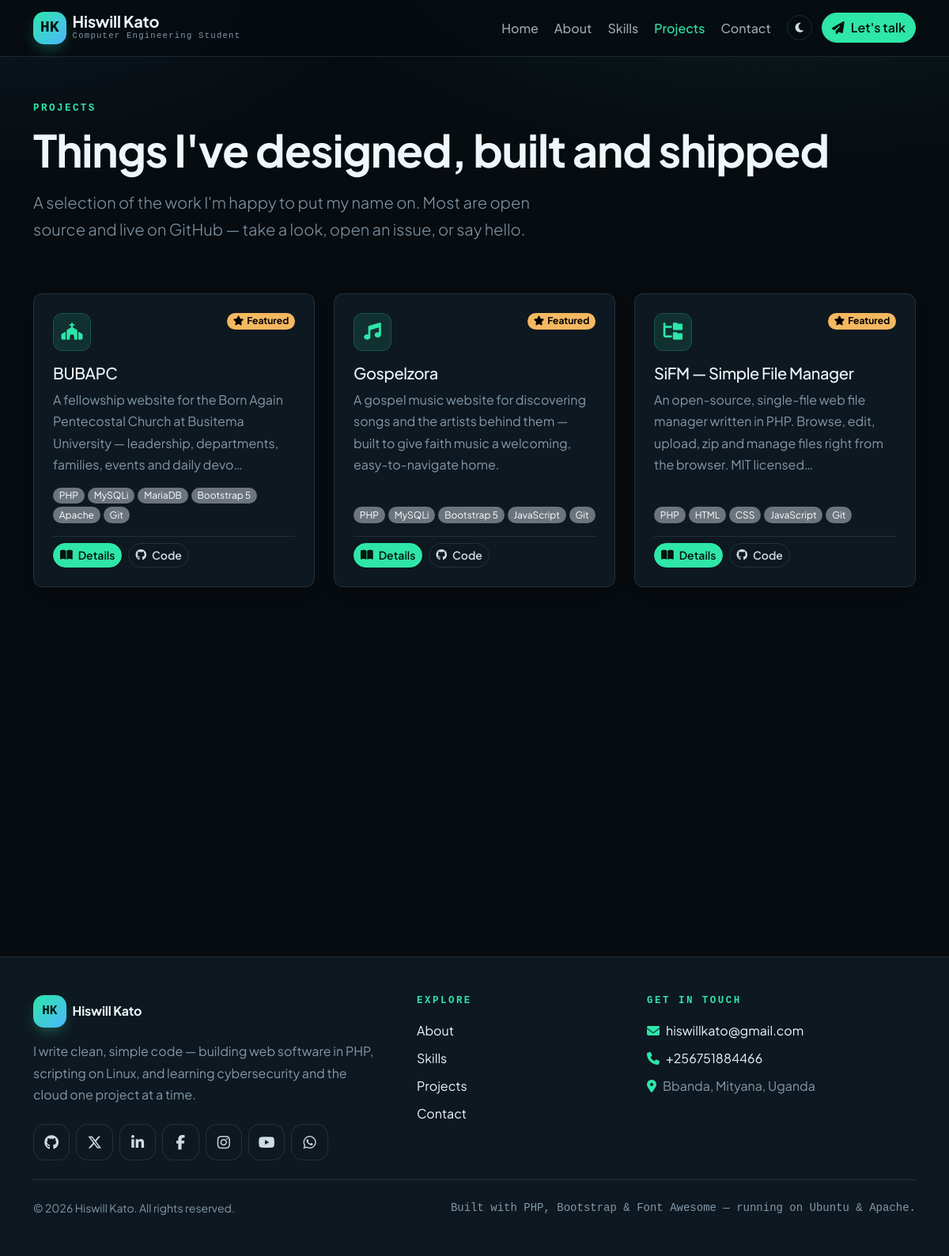
/projects.php, run on an earlier commit of the app's database.
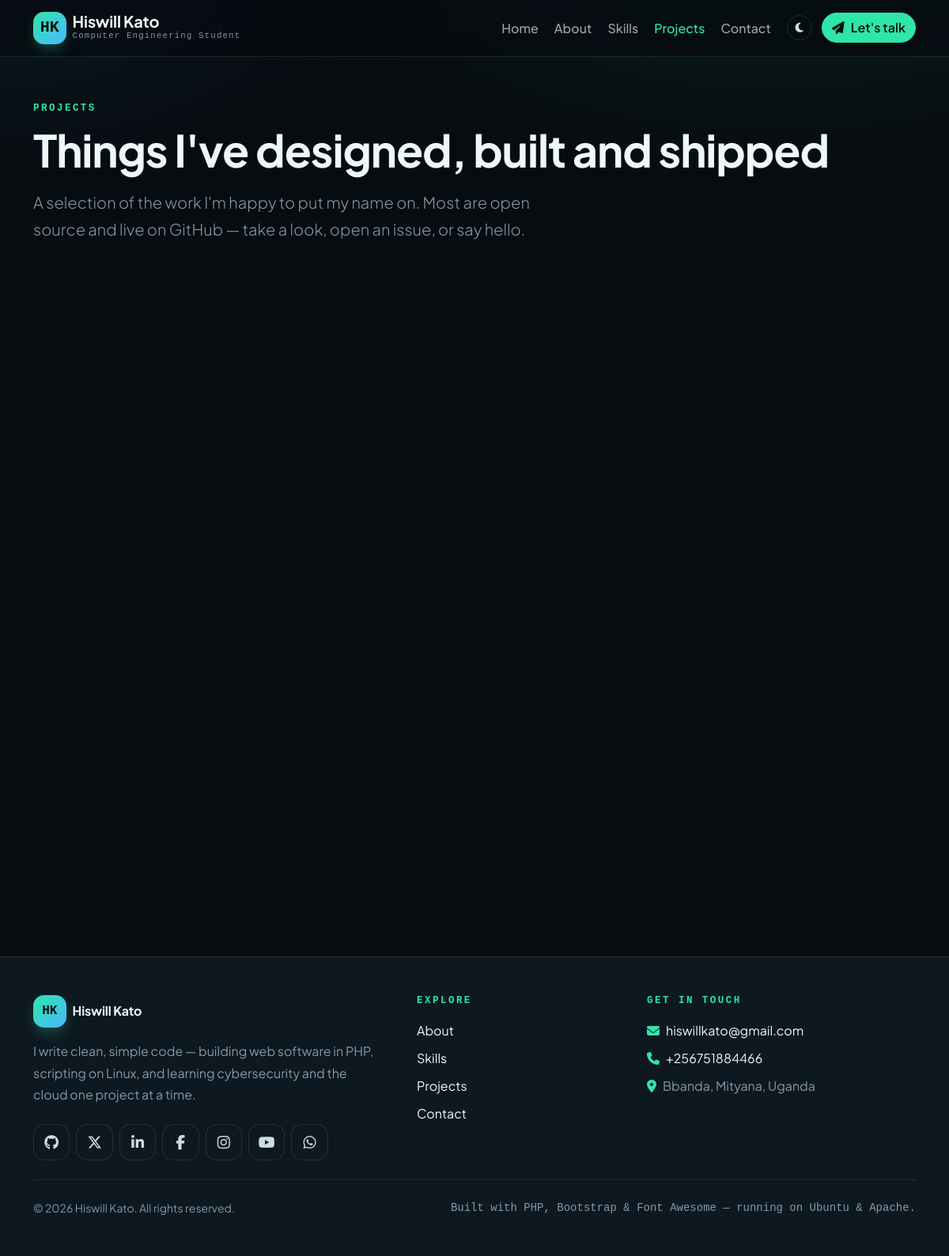
And on a later commit of the database.
### tables this page shows
CREATE TABLE projects (
  id       INT UNSIGNED NOT NULL AUTO_INCREMENT,
  title    VARCHAR(120) NOT NULL,
  slug     VARCHAR(140) NOT NULL,
  summary  VARCHAR(280) NOT NULL DEFAULT '',
  body     MEDIUMTEXT   NOT NULL,
  tech     VARCHAR(255) NOT NULL DEFAULT '',
  category VARCHAR(40)  NOT NULL DEFAULT 'web',
  repo     VARCHAR(255) NOT NULL DEFAULT '',
  live     VARCHAR(255) NOT NULL DEFAULT '',
  icon     VARCHAR(60)  NOT NULL DEFAULT 'fa-solid fa-code',
  featured TINYINT(1)   NOT NULL DEFAULT 0,
  status   ENUM('published','draft') NOT NULL DEFAULT 'published',
  sort     INT UNSIGNED NOT NULL DEFAULT 0,
  created  TIMESTAMP    NOT NULL DEFAULT CURRENT_TIMESTAMP,
  PRIMARY KEY (id),
  UNIQUE KEY projects_slug (slug)
);

CREATE TABLE socials (
  id     INT UNSIGNED NOT NULL AUTO_INCREMENT,
  name   VARCHAR(40)  NOT NULL,
  handle VARCHAR(80)  NOT NULL,
  url    VARCHAR(255) NOT NULL DEFAULT '',
  icon   VARCHAR(60)  NOT NULL DEFAULT '',
  color  VARCHAR(20)  NOT NULL DEFAULT '',
  sort   INT UNSIGNED NOT NULL DEFAULT 0,
  shown  TINYINT(1)   NOT NULL DEFAULT 1,
  PRIMARY KEY (id)
);

### app/data.php (called while the page is built, shortened)
<?php
function me(): array
{
    static $me = null;
    if ($me === null) {
        $me = one('SELECT * FROM profile ORDER BY id LIMIT 1') ?? [];
    }
    return $me;
}
function socials(): array
{
    return all('SELECT * FROM socials WHERE shown = 1 ORDER BY sort, id');
}
function projects(bool $everything = false): array
{
    $clause = $everything ? '' : "WHERE status = 'published'";
    return all("SELECT * FROM projects $clause ORDER BY featured DESC, sort, created DESC");
}

### app/db.php (called while the page is built, shortened)
<?php
function db(): mysqli
{
    static $conn = null;
    if ($conn === null) {
        try {
            $conn = new mysqli(DB_HOST, DB_USER, DB_PASS, DB_NAME);
            $conn->set_charset('utf8mb4');
        } catch (mysqli_sql_exception $problem) {
            http_response_code(503);
            $detail = SHOW_ERRORS ? '<p><code>' . htmlspecialchars($problem->getMessage()) . '</code></p>' : '';
            exit('<!doctype html><meta charset="utf-8"><title>Database unavailable</title>'
                . '<div style="font:16px/1.6 system-ui;max-width:36rem;margin:14vh auto;padding:0 1.5rem">'
                . '<h1 style="font-size:1.4rem">The database is not reachable.</h1>'
                . $detail
                . '<p>Check the <code>DB_*</code> values in <code>app/config.php</code> and that MariaDB is running.</p>'
                . '</div>');
        }
    }
    return $conn;
}
function query(string $sql, array $args = []): mysqli_stmt
{
    $statement = db()->prepare($sql);
    $statement->execute();
    return $statement;
}
function one(string $sql, array $args = []): ?array
{
    $row = query($sql, $args)->get_result()->fetch_assoc();
    return $row ?: null;
}
function all(string $sql, array $args = []): array
{
    return query($sql, $args)->get_result()->fetch_all(MYSQLI_ASSOC);
}

### projects.php (the view, shortened to what the changed rows need)
<?php
require __DIR__ . '/app/init.php';
$section     = 'projects';
$items       = projects();
require __DIR__ . '/app/parts/header.php';
?>
<section class="container py-5">
    <h1 class="display-4 mt-2 mb-3">Things I've designed, built and shipped</h1>
</section>
<section class="container pb-5">
    <?php if ($items === []): ?>
        <div class="tile p-5 text-center">
            <?= icon('fa-regular fa-folder-open fa-2x text-primary mb-3') ?>
            <p class="mb-0 text-body-secondary">No projects to show yet — check back soon.</p>
        </div>
    <?php else: ?>
        <div class="row g-4">
            <?php foreach ($items as $item): ?>
                <div class="col-md-6 col-lg-4 reveal">
                    <article class="card work">
                        <div class="card-body p-4 d-flex flex-column">
                            <div class="d-flex align-items-start justify-content-between mb-3">
                                <span class="work-icon"><?= icon($item['icon']) ?></span>
                                <?php if (!empty($item['featured'])): ?>
                                    <span class="badge rounded-pill text-bg-warning"><?= icon('fa-solid fa-star me-1') ?>Featured</span>
                                <?php endif; ?>
                            </div>
                            <h2 class="h5 mb-2"><?= e($item['title']) ?></h2>
                            <p class="text-body-secondary flex-grow-1"><?= e(cut($item['summary'], 140)) ?></p>
                            <div class="d-flex flex-wrap gap-1 mb-3">
                                <?php foreach (array_filter(array_map('trim', explode(',', $item['tech']))) as $tech): ?>
                                    <span class="badge rounded-pill text-bg-secondary fw-normal"><?= e($tech) ?></span>
                                <?php endforeach; ?>
                            </div>
                            <div class="d-flex flex-wrap gap-2 mt-auto pt-2 border-top" style="position: relative; z-index: 2;">
                                <a class="btn btn-primary btn-sm" href="<?= url('projects/' . $item['slug']) ?>">
                                    <?= icon('fa-solid fa-book-open') ?> Details
                                </a>
                                <?php if (!empty($item['repo'])): ?>
                                    <a class="btn btn-ghost btn-sm" href="<?= e($item['repo']) ?>" target="_blank" rel="noopener">
                                        <?= icon('fa-brands fa-github') ?> Code
                                    </a>
                                <?php endif; ?>
                            </div>
                        </div>
                    </article>
                </div>
            <?php endforeach; ?>
        </div>
    <?php endif; ?>
</section>
<?php require __DIR__ . '/app/parts/footer.php'; ?>

### app/parts/header.php (shortened to what the changed rows need)
<?php
$me     = me();
$active = $section ?? '';
$about = $me['tagline'] ?? ('The personal website of ' . OWNER);
$nav = [
    'home'     => ['Home', ''],
    'about'    => ['About', 'about'],
    'skills'   => ['Skills', 'skills'],
    'projects' => ['Projects', 'projects'],
    'contact'  => ['Contact', 'contact'],
];
?>
<!doctype html>
<html lang="en" data-theme="dark" data-bs-theme="dark">
<head>
<link rel="stylesheet" href="<?= asset('css/bootstrap.min.css') ?>">
<link rel="stylesheet" href="<?= asset('css/all.min.css') ?>">
<link rel="stylesheet" href="<?= asset('css/style.css') ?>">
<?php
$place = array_values(array_filter(array_map('trim', explode(',', (string) ($me['location'] ?? '')))));
$card = array_filter([
    '@context'      => 'https://schema.org',
    '@type'         => 'Person',
    'name'          => $me['name'] ?? OWNER,
    'alternateName' => ALIAS,
    'url'           => url(),
    'jobTitle'      => $me['title'] ?? '',
    'description'   => $about,
    'email'         => 'mailto:' . ($me['email'] ?? EMAIL),
    'alumniOf'      => ($me['campus'] ?? '') === '' ? null : ['@type' => 'CollegeOrUniversity', 'name' => $me['campus']],
    'address'       => $place === [] ? null : array_filter([
        '@type'           => 'PostalAddress',
        'addressLocality' => $place[0] ?? null,
        'addressRegion'   => $place[1] ?? null,
        'addressCountry'  => $place[2] ?? 'UG',
    ]),
    'sameAs'        => array_values(array_filter(array_column(socials(), 'url'))),
]);
?>
</head>
<body>
<header class="site-header">
    <nav class="navbar navbar-expand-lg" aria-label="Main">
        <div class="container">
            <?= themeToggle('d-lg-none ms-auto') ?>
            <div class="collapse navbar-collapse" id="navmenu">
                <ul class="navbar-nav ms-auto align-items-lg-center gap-lg-1 mt-3 mt-lg-0">
                    <?php foreach ($nav as $key => [$text, $path]): ?>
                        <li class="nav-item">
                            <a class="nav-link<?= $active === $key ? ' active' : '' ?>"
                               <?= $active === $key ? 'aria-current="page"' : '' ?>
                               href="<?= url($path) ?>"><?= e($text) ?></a>
                        </li>
                    <?php endforeach; ?>
                </ul>
            </div>
        </div>
    </nav>
</header>
<main id="main">

### app/functions.php (shortened to what the changed rows need)
<?php
function e(mixed $value): string
{
    return htmlspecialchars((string) $value, ENT_QUOTES, 'UTF-8');
}
function url(string $path = ''): string
{
    if (BASE_URL !== '') {
        $base = rtrim(BASE_URL, '/');
    } else {
        $scheme = (($_SERVER['HTTPS'] ?? '') === 'on') ? 'https' : 'http';
        $base = $scheme . '://' . ($_SERVER['HTTP_HOST'] ?? 'localhost');
    }
    return $path === '' ? $base : $base . '/' . ltrim($path, '/');
}
function asset(string $path): string
{
    return url('assets/' . ltrim($path, '/'));
}
function cut(string $text, int $length = 150): string
{
    $text = trim(preg_replace('/\s+/', ' ', strip_tags($text)) ?? '');
    if (mb_strlen($text) <= $length) {
        return $text;
    }
    return rtrim(mb_substr($text, 0, $length), " \t\n\r\0\x0B.,") . '…';
}
function icon(string $classes): string
{
    return '<i class="' . e($classes) . '" aria-hidden="true"></i>';
}
function themeToggle(string $extra = ''): string
{
    $extra = $extra === '' ? '' : ' ' . $extra;
    return '<button type="button" class="btn btn-ghost rounded-circle theme-toggle' . $extra
        . '" aria-label="Switch theme">'
        . icon('fa-solid fa-moon') . icon('fa-solid fa-sun') . '</button>';
}

### app/parts/footer.php (shortened to what the changed rows need)
<?php
$socials = socials();
?>
</main>
<footer class="site-footer mt-5">
    <div class="container py-5">
        <div class="row g-4 g-lg-5">
            <div class="col-lg-5">
                <?php if ($socials !== []): ?>
                    <div class="d-flex flex-wrap gap-2">
                        <?php foreach ($socials as $item): ?>
                            <a class="social" href="<?= e($item['url'] ?: url('contact')) ?>"
                               <?= $item['url'] !== '' ? 'target="_blank" rel="noopener"' : '' ?>
                               style="--brand: <?= e($item['color'] ?: 'var(--bs-primary)') ?>"
                               title="<?= e($item['name']) ?>" aria-label="<?= e($item['name']) ?>">
                                <?= icon($item['icon']) ?>
                            </a>
                        <?php endforeach; ?>
                    </div>
                <?php endif; ?>
            </div>
        </div>
    </div>
</footer>
</body>
</html>

What changed in the data, as far as the page shows it:
no longer on this page (row unchanged): projects: title "BUBAPC", summary "A fellowship website for the Born Again Pentecostal Church at Busitema University — leadership, departments, families, events and daily devo…", tech "PHP", tech "MySQLi", tech "MariaDB", tech "Bootstrap 5", tech "Apache", tech "Git"
no longer on this page (row unchanged): projects: title "Gospelzora", summary "A gospel music website for discovering songs and the artists behind them — built to give faith music a welcoming, easy-to-navigate home.", tech "PHP", tech "MySQLi", tech "Bootstrap 5", tech "JavaScript", tech "Git"
no longer on this page (row edited): projects: title "SiFM — Simple File Manager", summary "An open-source, single-file web file manager written in PHP. Browse, edit, upload, zip and manage files right from the browser. MIT licensed…", tech "PHP", tech "HTML", tech "CSS", tech "JavaScript", tech "Git"
